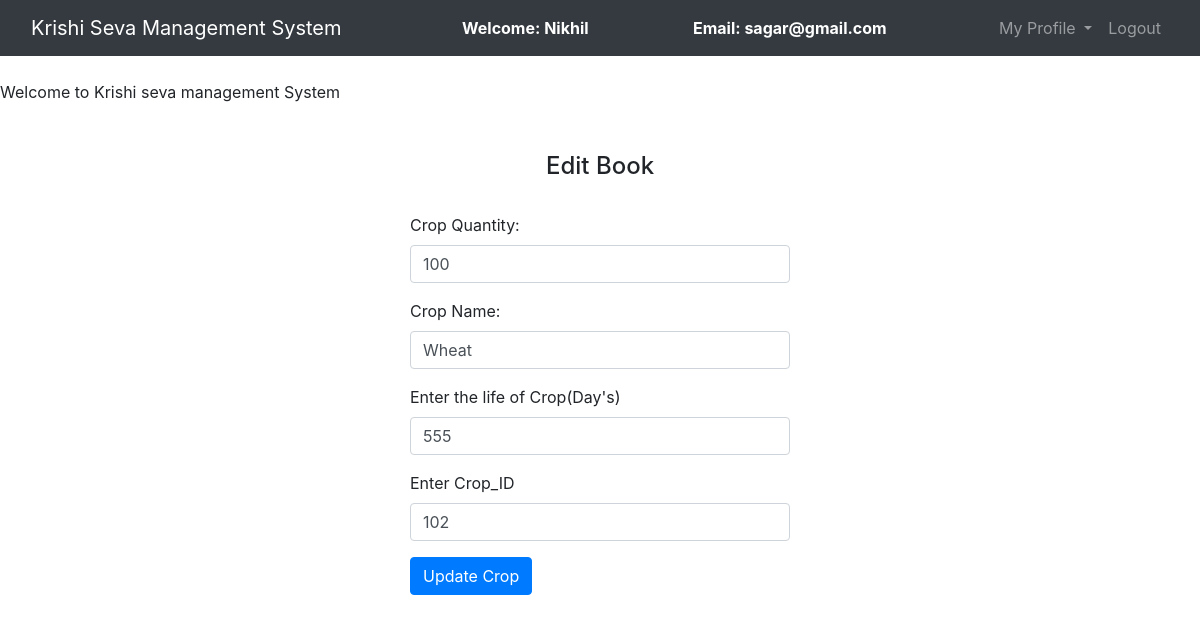
The app's page /farmer/edit_crop.php?bn=102 (signed in) with its own data.
### tables this page shows
CREATE TABLE `crop` (
  `crop_id` int(100) NOT NULL,
  `name` varchar(100) NOT NULL,
  `quantity` varchar(100) NOT NULL,
  `day` int(100) NOT NULL,
  `farmer_id` int(11) NOT NULL
);

### farmer/edit_crop.php (the view, shortened to what this page needs)
<?php
	include '../db_connect.php';
    $query = "select * from crop where crop_id = $_GET[bn]";
	$query_run = mysqli_query($connection,$query);
	while ($row = mysqli_fetch_assoc($query_run)){
        $crop_id = $row['crop_id'];
		$name = $row['name'];
		$quantity = $row['quantity'];
		$date = $row['day'];
	}
?>
<!DOCTYPE html>
<html>
<head>
	<link rel="stylesheet" type="text/css" href="../bootstrap-4.4.1/css/bootstrap.min.css">
</head>
<body>
	<nav class="navbar navbar-expand-lg navbar-dark bg-dark">
		<div class="container-fluid">
			<div class="navbar-header">
				<a class="navbar-brand" href="admin_dashboard.php">Krishi Seva Management System</a>
			</div>
			<font style="color: white"><span><strong>Welcome: <?php echo $_SESSION['name'];?></strong></span></font>
			<font style="color: white"><span><strong>Email: <?php echo $_SESSION['email'];?></strong></font>
		    <ul class="nav navbar-nav navbar-right">
		      <li class="nav-item dropdown">
	        	<a class="nav-link dropdown-toggle" data-toggle="dropdown">My Profile </a>
		      </li>
		      <li class="nav-item">
		        <a class="nav-link" href="../logout.php">Logout</a>
		      </li>
		    </ul>
		</div>
	</nav><br>
	<span><marquee>Welcome to Krishi seva management System</marquee></span><br><br>
		<center><h4>Edit Book</h4><br></center>
		<div class="row">
			<div class="col-md-4"></div>
			<div class="col-md-4">
				<form action="" method="post">
					<div class="form-group">
						<label for="mobile">Crop Quantity:</label>
						<input type="text" name="quantity" value="<?php echo $quantity;?>" class="form-control"  required>
					</div>
					<div class="form-group">
						<label for="email">Crop Name:</label>
						<input type="text" name="name" value="<?php echo $name;?>" class="form-control" required>
					</div>
					<div class="form-group">
						<label for="mobile">Enter the life of Crop(Day's)</label>
						<input type="text" name="day" value="<?php echo $date;?>" class="form-control" required>
					</div>
                    <div class="form-group">
						<label for="mobile">Enter Crop_ID</label>
						<input type="text" name="crop_id" value="<?php echo $crop_id;?>" class="form-control" required>
					</div>
					<button type="submit" name="update" class="btn btn-primary">Update Crop</button>
				</form>
			</div>
			<div class="col-md-4"></div>
		</div>
</body>
</html>

### records on screen
crop: quantity "100", name "Wheat", day "555", crop_id "102"

### other values on screen
$_SESSION['name'] "Nikhil"
$_SESSION['email'] "sagar@gmail.com"
